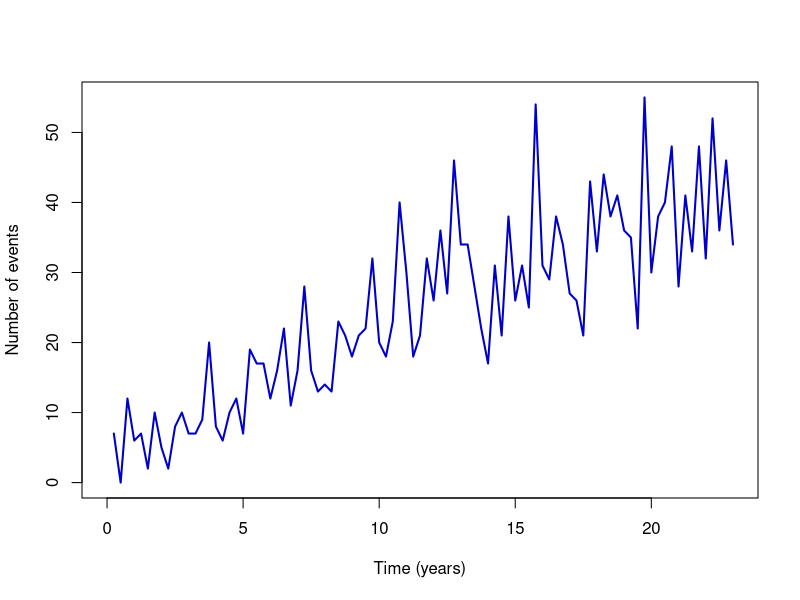
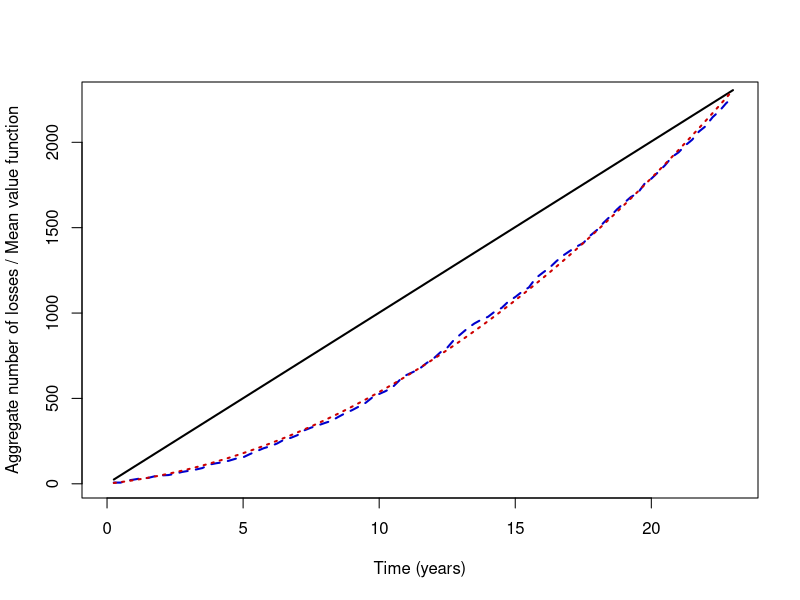

These charts were generated, in order, by the following R code:

# clear variables and close windows
rm(list=ls(all=TRUE))
graphics.off()

####################################
##### Subroutine getQnumber(x) #####
####################################

getQnumber = function(x){
# GETQNUMBER Auxiliary function for STF2loss9
#      y=getQnumber(x) returns the quarterly number of losses. 
         
maxx = max(x)
l = length(x)
y = matrix(0,maxx,1)
i = 1
q = 1

while (i<=l){
  if (x[i]==q){
      y[q] = y[q]+1
      i = i+1
  }else{
      q = q+1
  }
}
return(y)
}

############################
##### main calculation #####
############################


m = read.table("dfl.txt")
v = m[which(m[,5]!=0),5:6]

n = getQnumber(v[,2])

#  Qnumbers
t = (1:length(n))/4

plot(t,n,type="l",col="blue3",lwd=2,xlab="Time (years)",ylab="Number of events",xlim=c(0,23))

#  Mean value function

ncum = cumsum(n)
dev.new()
plot(t,ncum,type="l",lty=2,col="blue3", lwd=2, xlab="Time (years)",ylab="Aggregate number of losses / Mean value function",xlim=c(0,23))
lines(t,(100.2394*t),col="black",lwd=2);
lines(t,17.9937*t+3.5759*t^2,col="red3",lty=3,lwd=2)


